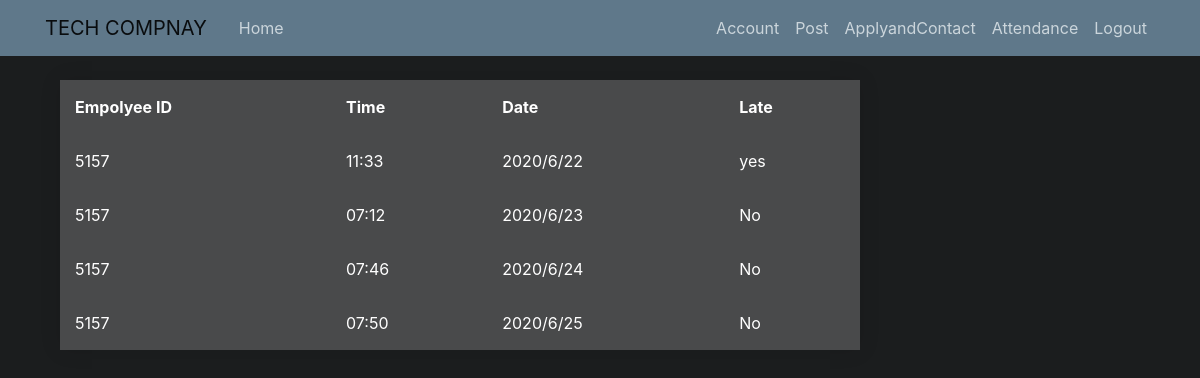
Page /attendance (signed in) on the committed database.
### server/models.py (models this page shows, shortened)
class Record(db.Model):
    id = db.Column(db.Integer, primary_key=True)
    time = db.Column(db.String(50), nullable=True, default =' ')
    date = db.Column(db.String(50), nullable=True, default =' ')
    late = db.Column(db.String(10), nullable=True, default =' ')
    emp_id = db.Column(db.String(20), db.ForeignKey('employee.emp_id'), nullable=False)

### server/routes.py (the view)
@app.route("/attendance",methods=['GET'])
@login_required
def attendance():
    headings=("Empolyee ID","Time","Date","Late")
    record = db.session.query(Record.emp_id,Record.time,Record.date,Record.late).filter_by(emp_id=current_user.emp_id).all()
    page = request.args.get('page', 1, type=int)
    records = Record.query.paginate(page=page, per_page=5)
    return render_template('attendance.html', title='Attendance',headings= headings ,records = record)

### server/models.py (called while the page is built)
@login_manager.user_loader
def load_user(user_id):
    return User.query.get(int(user_id))

### server/templates/attendance.html (shortened to what this page needs)
{% extends "layout.html" %}
{% block content %}
<div class="container">
<table>
  <thread>
  <tr>
    {% for header in headings %}
    <th>{{ header }}</th>
    {% endfor %}
  </tr>
  </thread>
  <tbody>
    {% for name in records %}
    <tr>
    {% for cell in name %}
      <td>{{cell}}</td>
    {%endfor%}
    </tr>
    {%endfor%}
  </tbody>
</table>
</div>
{% endblock content %}

### server/static/main.css (style rules this page uses)
body { background: #333; color: #ddd; margin-top: 5rem; }

### server/templates/layout.html (style rules this page uses)
body { background-color : #1B1D1E; color : #C8C3BC; }

### server/templates/attendance.html (style rules this page uses)
table { width: 800px; overflow: hidden; box-shadow: 0 0 20px rgba(0,0,0,0.1); }
th, td { padding: 15px; background-color: rgba(255,255,255,0.2); color: #fff; }
th { text-align: left; }

### rows in the picture
Record: emp "5157", time "11:33", date "2020/6/22", late "yes"
Record: emp "5157", time "07:12", date "2020/6/23", late "No"
Record: emp "5157", time "07:46", date "2020/6/24", late "No"
Record: emp "5157", time "07:50", date "2020/6/25", late "No"

### other values in the picture
{{ header }} "Empolyee ID" "Time" "Date" "Late"
